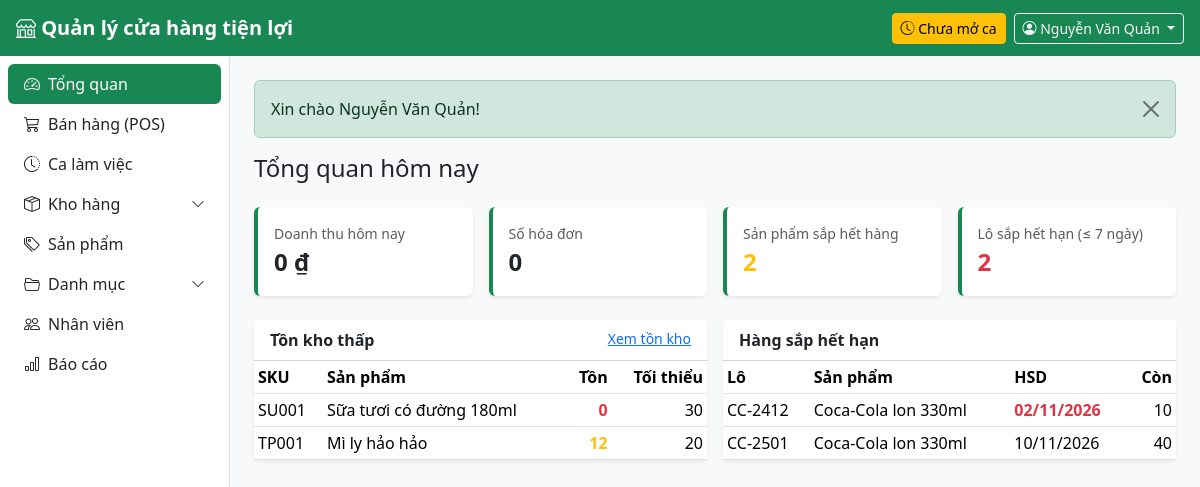
Screenshot of /public/ (signed in) with the database file from the repository.
### tables this page shows
CREATE TABLE users (
    id            INT UNSIGNED AUTO_INCREMENT PRIMARY KEY,
    store_id      INT UNSIGNED NOT NULL,
    role_id       TINYINT UNSIGNED NOT NULL,
    username      VARCHAR(50) NOT NULL UNIQUE,
    password_hash VARCHAR(255) NOT NULL,
    full_name     VARCHAR(100) NOT NULL,
    phone         VARCHAR(20),
    email         VARCHAR(100),
    is_active     TINYINT(1) NOT NULL DEFAULT 1,
    last_login_at DATETIME NULL,
    created_at    DATETIME NOT NULL DEFAULT CURRENT_TIMESTAMP,
    CONSTRAINT fk_users_store FOREIGN KEY (store_id) REFERENCES stores(id),
    CONSTRAINT fk_users_role  FOREIGN KEY (role_id)  REFERENCES roles(id)
);

CREATE TABLE products (
    id           INT UNSIGNED AUTO_INCREMENT PRIMARY KEY,
    sku          VARCHAR(30) NOT NULL UNIQUE,
    barcode      VARCHAR(30) UNIQUE,
    name         VARCHAR(150) NOT NULL,
    category_id  INT UNSIGNED NOT NULL,
    unit_id      INT UNSIGNED NOT NULL,
    sale_price   DECIMAL(12,0) NOT NULL CHECK (sale_price >= 0),
    min_stock    INT UNSIGNED NOT NULL DEFAULT 10,
    image        VARCHAR(255),
    is_active    TINYINT(1) NOT NULL DEFAULT 1,
    created_at   DATETIME NOT NULL DEFAULT CURRENT_TIMESTAMP,
    CONSTRAINT fk_products_category FOREIGN KEY (category_id) REFERENCES categories(id),
    CONSTRAINT fk_products_unit     FOREIGN KEY (unit_id)     REFERENCES units(id)
);

CREATE TABLE product_batches (
    id            INT UNSIGNED AUTO_INCREMENT PRIMARY KEY,
    store_id      INT UNSIGNED NOT NULL,
    product_id    INT UNSIGNED NOT NULL,
    batch_code    VARCHAR(50) NOT NULL,
    expiry_date   DATE NULL,
    cost_price    DECIMAL(12,0) NOT NULL CHECK (cost_price >= 0),
    qty_received  INT UNSIGNED NOT NULL,
    qty_remaining INT UNSIGNED NOT NULL,
    received_at   DATETIME NOT NULL DEFAULT CURRENT_TIMESTAMP,
    CONSTRAINT fk_batches_store   FOREIGN KEY (store_id)   REFERENCES stores(id),
    CONSTRAINT fk_batches_product FOREIGN KEY (product_id) REFERENCES products(id),
    INDEX idx_batches_fefo (product_id, expiry_date)
);

### app/Views/dashboard/index.php (the view, shortened to what the rows shown need)
<h1 class="h4 mb-4">Tổng quan hôm nay</h1>
<div class="row g-3 mb-4">
    <div class="col-12 col-sm-6 col-xl-3">
        <div class="card stat-card border-0 shadow-sm">
            <div class="card-body">
                <div class="text-muted small">Doanh thu hôm nay</div>
                <div class="fs-4 fw-semibold"><?= money($revenue) ?></div>
            </div>
        </div>
    </div>
    <div class="col-12 col-sm-6 col-xl-3">
        <div class="card stat-card border-0 shadow-sm">
            <div class="card-body">
                <div class="text-muted small">Số hóa đơn</div>
                <div class="fs-4 fw-semibold"><?= e($orderCount) ?></div>
            </div>
        </div>
    </div>
    <div class="col-12 col-sm-6 col-xl-3">
        <div class="card stat-card border-0 shadow-sm">
            <div class="card-body">
                <div class="text-muted small">Sản phẩm sắp hết hàng</div>
                <div class="fs-4 fw-semibold text-warning"><?= count($lowStock) ?></div>
            </div>
        </div>
    </div>
    <div class="col-12 col-sm-6 col-xl-3">
        <div class="card stat-card border-0 shadow-sm">
            <div class="card-body">
                <div class="text-muted small">Lô sắp hết hạn (≤ 7 ngày)</div>
                <div class="fs-4 fw-semibold text-danger"><?= count($expiring) ?></div>
            </div>
        </div>
    </div>
</div>
<div class="row g-3">
    <div class="col-12 col-lg-6">
        <div class="card border-0 shadow-sm h-100">
            <div class="card-header bg-white fw-semibold">Tồn kho thấp<?php if (App\Core\Auth::hasRole('admin', 'warehouse')): ?>
                <a href="<?= url('/inventory?status=low') ?>" class="float-end small fw-normal">Xem tồn kho</a><?php endif; ?></div>
            <div class="table-responsive">
                <table class="table table-sm table-hover mb-0 align-middle">
                    <thead><tr><th>SKU</th><th>Sản phẩm</th><th class="text-end">Tồn</th><th class="text-end">Tối thiểu</th></tr></thead>
                    <tbody>
                    <?php foreach ($lowStock as $p): ?>
                        <tr>
                            <td><?= e($p['sku']) ?></td>
                            <td><?= e($p['name']) ?></td>
                            <td class="text-end fw-semibold <?= $p['stock'] == 0 ? 'text-danger' : 'text-warning' ?>"><?= e($p['stock']) ?></td>
                            <td class="text-end"><?= e($p['min_stock']) ?></td>
                        </tr>
                    <?php endforeach; ?>
                    </tbody>
                </table>
            </div>
        </div>
    </div>
    <div class="col-12 col-lg-6">
        <div class="card border-0 shadow-sm h-100">
            <div class="card-header bg-white fw-semibold">Hàng sắp hết hạn</div>
            <div class="table-responsive">
                <table class="table table-sm table-hover mb-0 align-middle">
                    <thead><tr><th>Lô</th><th>Sản phẩm</th><th>HSD</th><th class="text-end">Còn</th></tr></thead>
                    <tbody>
                    <?php foreach ($expiring as $b): ?>
                        <tr>
                            <td><?= e($b['batch_code']) ?></td>
                            <td><?= e($b['name']) ?></td>
                            <td class="<?= $b['expiry_date'] < date('Y-m-d') ? 'text-danger fw-semibold' : '' ?>">
                                <?= e(date('d/m/Y', strtotime($b['expiry_date']))) ?>
                            </td>
                            <td class="text-end"><?= e($b['qty_remaining']) ?></td>
                        </tr>
                    <?php endforeach; ?>
                    </tbody>
                </table>
            </div>
        </div>
    </div>
</div>

### app/Core/Router.php (shortened to what the rows shown need)
<?php
class Router
{
    private array $routes = [];
    private function add(string $method, string $path, array $action, ?array $roles): void
    {
        $this->routes[] = compact('method', 'pattern', 'action', 'roles');
    }
    public function dispatch(string $method, string $uri): void
    {
        $path = parse_url($uri, PHP_URL_PATH) ?? '/';
        $base = App::basePath();
        if ($base !== '' && str_starts_with($path, $base)) {
            $path = substr($path, strlen($base));
        }
        $path = '/' . trim(preg_replace('#^/index\.php#', '', $path), '/');
        foreach ($this->routes as $route) {
            if ($route['method'] !== $method || !preg_match($route['pattern'], $path, $m)) {
                continue;
            }
            if ($route['roles'] !== null) {
                Auth::requireLogin();
            }
            [$class, $fn] = $route['action'];
            $params = array_filter($m, 'is_string', ARRAY_FILTER_USE_KEY);
            (new $class())->$fn(...$params);
            return;
        }
    }
}

### app/Views/layouts/main.php (shortened to what the rows shown need)
<?php
$user = Auth::user();
$menu = [
    ['/',          'speedometer2', 'Tổng quan',     ['admin', 'cashier', 'warehouse']],
    ['/pos',       'cart3',        'Bán hàng (POS)', ['admin', 'cashier']],
    ['/shifts',    'clock-history', 'Ca làm việc',   ['admin', 'cashier']],
    ['#warehouse', 'box-seam',     'Kho hàng',       ['admin', 'warehouse'], [
        ['/inventory', 'Tồn kho'],
        ['/receipts',  'Phiếu nhập'],
    ]],
    ['/products',  'tags',         'Sản phẩm',       ['admin']],
    ['#catalog',   'folder2-open', 'Danh mục',       ['admin'], [
        ['/categories', 'Loại hàng'],
        ['/units',      'Đơn vị tính'],
        ['/suppliers',  'Nhà cung cấp'],
    ]],
    ['/users',     'people',       'Nhân viên',      ['admin']],
    ['/reports',   'bar-chart',    'Báo cáo',        ['admin']],
];
?>
<!doctype html>
<html lang="vi">
<head>
    <link rel="stylesheet" href="https://cdn.jsdelivr.net/npm/bootstrap@5.3.3/dist/css/bootstrap.min.css">
    <link rel="stylesheet" href="https://cdn.jsdelivr.net/npm/bootstrap-icons@1.11.3/font/bootstrap-icons.min.css">
    <link rel="stylesheet" href="<?= asset('css/app.css') ?>">
</head>
<body class="bg-body-tertiary">
<nav class="navbar navbar-dark bg-success sticky-top px-3">
    <a class="navbar-brand fw-semibold me-auto" href="<?= url('/') ?>">
        <i class="bi bi-shop"></i> <?= e(App::config('app.name')) ?>
    </a>
    <?php if (Auth::hasRole('admin', 'cashier')): ?>
        <?php $myShift = (new Shift())->findOpenByUser((int) $user['id']); ?>
        <a href="<?= url('/shifts') ?>" class="btn btn-sm me-2 <?= $myShift ? 'btn-light text-success' : 'btn-warning' ?>">
            <i class="bi bi-clock-history"></i>
            <?= $myShift ? 'Ca mở từ ' . e(date('H:i', strtotime($myShift['opened_at']))) : 'Chưa mở ca' ?>
        </a>
    <?php endif; ?>
    <div class="dropdown">
        <button class="btn btn-outline-light btn-sm dropdown-toggle" data-bs-toggle="dropdown">
            <i class="bi bi-person-circle"></i>
            <span class="d-none d-sm-inline"><?= e($user['full_name']) ?></span>
        </button>
    </div>
</nav>
<div class="d-flex">
    <aside class="offcanvas-lg offcanvas-start sidebar bg-white border-end" id="sidebar" tabindex="-1">
        <nav class="nav nav-pills flex-column p-2">
            <?php foreach ($menu as $i => $item): ?>
                <?php
                [$href, $icon, $label, $roles] = $item;
                $children = $item[4] ?? [];
                ?>
                <?php if ($children): ?>
                    <?php $open = array_filter($children, fn($c) => active($c[0]) !== ''); ?>
                    <a class="nav-link d-flex justify-content-between align-items-center <?= $open ? 'fw-semibold text-success' : '' ?>"
                       data-bs-toggle="collapse" href="#menu-group-<?= $i ?>" role="button"
                       aria-expanded="<?= $open ? 'true' : 'false' ?>" aria-controls="menu-group-<?= $i ?>">
                        <span><i class="bi bi-<?= $icon ?> me-2"></i><?= e($label) ?></span>
                        <i class="bi bi-chevron-down small"></i>
                    </a>
                <?php else: ?>
                    <a class="nav-link <?= active($href) ?>" href="<?= url($href) ?>">
                        <i class="bi bi-<?= $icon ?> me-2"></i><?= e($label) ?>
                    </a>
                <?php endif; ?>
            <?php endforeach; ?>
        </nav>
    </aside>
    <main class="flex-grow-1 p-3 p-md-4 min-vw-0">
        <?php foreach (Session::pullFlash() as $f): ?>
            <div class="alert alert-<?= e($f['type']) ?> alert-dismissible fade show">
                <?= e($f['message']) ?>
                <button type="button" class="btn-close" data-bs-dismiss="alert"></button>
            </div>
        <?php endforeach; ?>
        <?= $content ?>
    </main>
</div>
</body>
</html>

### rows the page displays
users: full_name "Nguyễn Văn Quản"
products: sku "SU001", name "Sữa tươi có đường 180ml", stock "0", min_stock "30"
products: sku "TP001", name "Mì ly hảo hảo", stock "12", min_stock "20"
product_batches: batch_code "CC-2412", product.name "Coca-Cola lon 330ml", expiry_date "02/11/2026", qty_remaining "10"
product_batches: batch_code "CC-2501", product.name "Coca-Cola lon 330ml", expiry_date "10/11/2026", qty_remaining "40"

### other values shown
$label "Tổng quan"
$label "Bán hàng (POS)"
$label "Ca làm việc"
$label "Kho hàng"
$label "Sản phẩm"
$label "Danh mục"
$label "Nhân viên"
$label "Báo cáo"
$f['message'] "Xin chào Nguyễn Văn Quản!"
count($lowStock) "2"
count($expiring) "2"
